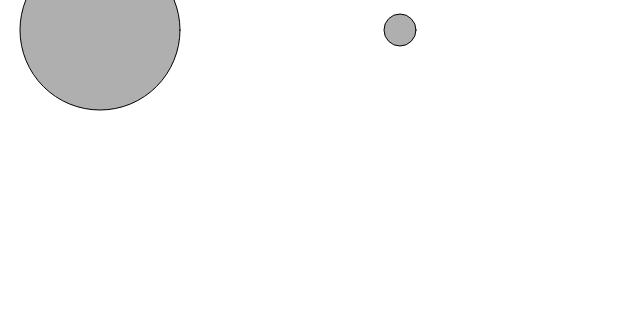
Frame 1 (no input)
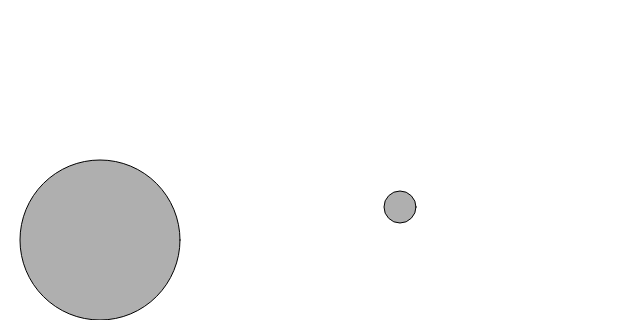
Frame 60 (no input)
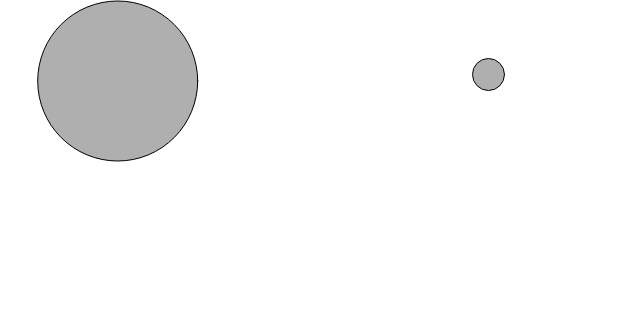
Frame 120 (the mouse pressed at the canvas centre since frame 60)

The p5.js sketch that drew these frames (run headless with seeded random() and noise() and a simulated clock; from frame 60 on, the mouse is pressed at the canvas centre):

// p5.js sketch
// ── sketch.js
let moverA;
let moverB;

function setup() {
  createCanvas(640, 320);

  moverA = new Mover(100, 30, 10);
  moverB = new Mover(400, 30, 2);
}

function draw() {
  background(255);

  let gravity = createVector(0, 0.1);
  let gravityA = p5.Vector.mult(gravity, moverA.mass);
  moverA.applyForce(gravityA);
  let gravityB = p5.Vector.mult(gravity, moverB.mass);
  moverB.applyForce(gravityB);

  if (mouseIsPressed) {
    let wind = createVector(0.1, 0);
    moverA.applyForce(wind);
    moverB.applyForce(wind);
  }

  moverA.show();
  moverA.update();
  moverA.checkEdges();

  moverB.show();
  moverB.update();
  moverB.checkEdges();
}

// ── mover.js


class Mover {
  constructor(x, y, mass) {
    this.pos = createVector(x, y);
    this.vel = createVector(0, 0);
    this.acc = createVector(0, 0);
    this.mass = mass;
    this.r = this.mass * 8; //diameter is this.mass * 16, dus r is
  }

  applyForce(force) {
    let f = p5.Vector.div(force, this.mass);
    //let f = force.copy();
    //f.div(mass);
    this.acc.add(f);
  }

  update() {
    this.vel.add(this.acc);
    this.pos.add(this.vel);
    this.acc.mult(0);
  }

  show() {
    stroke(0);
    fill(175);
    circle(this.pos.x, this.pos.y, this.r * 2);
  }

  checkEdges() {
    if (this.pos.x >= width - this.r) {
      this.pos.x = width - this.r;
      this.vel.x *= -1;
    } else if (this.pos.x <= this.r) {
      this.pos.x = this.r;
      this.vel.x *= -1;
    }

    if (this.pos.y <= this.r) {
      this.pos.y = this.r;
      this.vel.y *= -1;
    } else if (this.pos.y >= height - this.r) {
      this.pos.y = height - this.r;
      this.vel.y *= -1;
    }
  }
}
